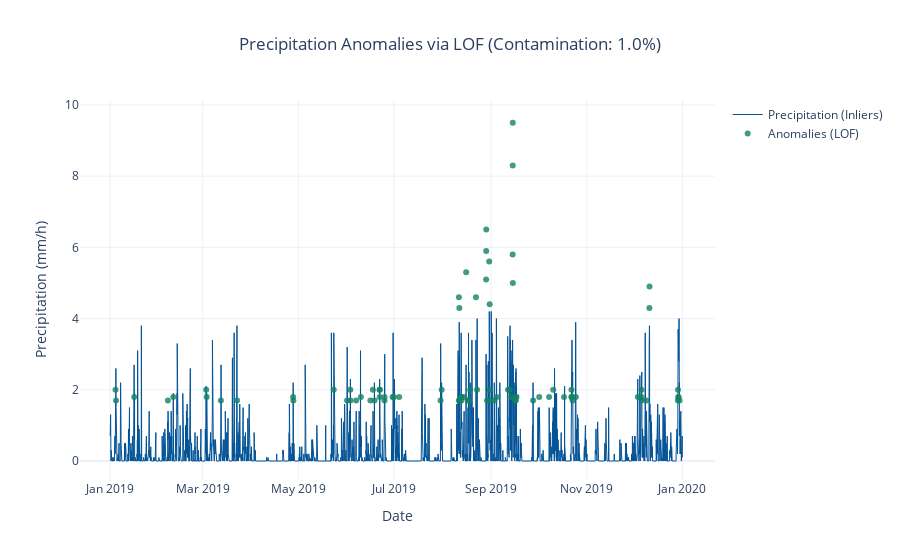

Notebook source saved alongside this figure:
### Markdown cell above
The histogram of SATV shows a symmetric, bell-shaped distribution centered near zero. This confirms that the DCT filtering successfully removed the slow seasonal trend, leaving short-term variations that are approximately normally distributed, which validates the use of robust SPC methods for anomaly detection on this feature.

### Code cell
# LOF Function 
def precipitation_lof_plot(time, precipitation, contamination=0.01, n_neighbors=30):
    """ 
    Detects and plots precipitation anomalies using the Local Outlier Factor (LOF). 

    Returns the Plotly figure and a summary dictionary of anomaly statistics.
    """
    X = np.array(precipitation.fillna(0)).reshape(-1, 1)

    # Fit Local Outlier Factor
    lof = LocalOutlierFactor(n_neighbors=n_neighbors, contamination=contamination)
    labels = lof.fit_predict(X) 
    is_outlier = labels == -1
    n_outliers = int(is_outlier.sum())
    n_total = len(X)

    # Plotting
    fig = go.Figure()

    fig.add_trace(go.Scatter(
        x=np.array(time)[~is_outlier], y=X[~is_outlier, 0],
        mode="lines", name="Precipitation (Inliers)",
        line=dict(color='#035397', width=1.0)
    ))

    fig.add_trace(go.Scatter(
        x=np.array(time)[is_outlier], y=X[is_outlier, 0],
        mode="markers", name="Anomalies (LOF)",
        marker=dict(color="#128264", size=6, opacity=0.8)
    ))

    fig.update_layout(
        template="plotly_white",
        title=f"Precipitation Anomalies via LOF (Contamination: {contamination*100:.1f}%)",
        xaxis_title="Date", yaxis_title="Precipitation (mm/h)", title_x=0.5
    )

    summary = {"n_total": n_total, "n_outliers": n_outliers, "percent_outliers": round(100 * n_outliers / n_total, 2)}
    return fig, summary

# Test Precipitation LOF
print("\nPrecipitation LOF Summary:")
fig_lof, summary_lof = precipitation_lof_plot(
    time=bergen_2019["time"],
    precipitation=bergen_2019["precipitation"],
)
print(summary_lof)
fig_lof.show()

### Figure 1 — Plotly figure (JSON) as saved in the notebook; plotly's stock layout.template omitted (floating-point values rounded to 4 significant figures; data arrays with more than 128 entries replaced by an {"elided": "..."} marker saying what was removed)
{"data": [{"line": {"color": "#035397", "width": 1}, "mode": "lines", "name": "Precipitation (Inliers)", "type": "scatter", "x": {"elided": "8673 str values"}, "y": {"elided": "8673 float values"}}, {"marker": {"color": "#128264", "opacity": 0.8, "size": 6}, "mode": "markers", "name": "Anomalies (LOF)", "type": "scatter", "x": ["2019-01-04T09:00:00", "2019-01-04T17:00:00", "2019-01-16T07:00:00", "2019-02-06T19:00:00", "2019-02-10T06:00:00", "2019-03-03T05:00:00", "2019-03-03T13:00:00", "2019-03-12T14:00:00", "2019-03-22T23:00:00", "2019-04-27T16:00:00", "2019-04-27T20:00:00", "2019-05-23T14:00:00", "2019-06-01T02:00:00", "2019-06-03T04:00:00", "2019-06-03T06:00:00", "2019-06-06T21:00:00", "2019-06-09T22:00:00", "2019-06-15T23:00:00", "2019-06-17T13:00:00", "2019-06-18T14:00:00", "2019-06-21T20:00:00", "2019-06-21T22:00:00", "2019-06-21T23:00:00", "2019-06-24T23:00:00", "2019-06-25T00:00:00", "2019-06-30T02:00:00", "2019-06-30T23:00:00", "2019-07-04T07:00:00", "2019-07-30T17:00:00", "2019-07-31T10:00:00", "2019-08-11T09:00:00", "2019-08-11T10:00:00", "2019-08-11T17:00:00", "2019-08-11T20:00:00", "2019-08-12T23:00:00", "2019-08-13T00:00:00", "2019-08-13T01:00:00", "2019-08-14T19:00:00", "2019-08-16T01:00:00", "2019-08-17T05:00:00", "2019-08-17T21:00:00", "2019-08-18T16:00:00", "2019-08-22T07:00:00", "2019-08-22T23:00:00", "2019-08-28T19:00:00", "2019-08-28T20:00:00", "2019-08-28T21:00:00", "2019-08-29T10:00:00", "2019-08-30T18:00:00", "2019-08-30T22:00:00", "2019-08-31T01:00:00", "2019-08-31T05:00:00", "2019-09-03T01:00:00", "2019-09-04T13:00:00", "2019-09-11T18:00:00", "2019-09-12T20:00:00", "2019-09-13T22:00:00", "2019-09-14T17:00:00", "2019-09-14T18:00:00", "2019-09-14T19:00:00", "2019-09-14T20:00:00", "2019-09-16T12:00:00", "2019-09-16T14:00:00", "2019-09-16T18:00:00", "2019-09-17T03:00:00", "2019-09-27T18:00:00", "2019-10-01T15:00:00", "2019-10-07T23:00:00", "2019-10-10T13:00:00", "2019-10-17T11:00:00", "2019-10-22T04:00:00", "2019-10-22T05:00:00", "2019-10-22T10:00:00", "2019-10-22T22:00:00", "2019-10-25T01:00:00", "2019-12-03T13:00:00", "2019-12-05T21:00:00", "2019-12-05T22:00:00", "2019-12-06T00:00:00", "2019-12-09T00:00:00", "2019-12-10T22:00:00", "2019-12-11T00:00:00", "2019-12-29T02:00:00", "2019-12-29T04:00:00", "2019-12-29T10:00:00", "2019-12-29T11:00:00", "2019-12-30T03:00:00"], "y": [2.0, 1.7, 1.8, 1.7, 1.8, 2.0, 1.8, 1.7, 1.7, 1.8, 1.7, 2.0, 1.7, 2.0, 1.7, 1.7, 1.8, 1.7, 2.0, 1.7, 2.0, 1.8, 2.0, 1.7, 1.8, 1.8, 1.8, 1.8, 1.7, 2.0, 1.7, 4.6, 4.3, 1.7, 1.8, 1.8, 1.7, 1.8, 5.3, 1.7, 1.7, 2.0, 4.6, 2.0, 5.1, 5.9, 6.5, 1.7, 5.6, 1.7, 4.4, 2.0, 1.7, 1.8, 2.0, 2.0, 1.8, 5.8, 8.3, 9.5, 5.0, 1.7, 1.7, 1.8, 1.8, 1.7, 1.8, 1.8, 2.0, 1.8, 1.8, 2.0, 1.8, 1.7, 1.8, 1.8, 2.0, 1.8, 1.7, 1.7, 4.3, 4.9, 1.7, 2.0, 1.8, 1.8, 1.7]}], "layout": {"title": {"text": "Precipitation Anomalies via LOF (Contamination: 1.0%)", "x": 0.5}, "xaxis": {"title": {"text": "Date"}}, "yaxis": {"title": {"text": "Precipitation (mm/h)"}}}}
